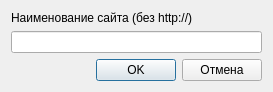
<?xml version="1.0" encoding="UTF-8"?>
<ui version="4.0">
 <class>DialogHostName</class>
 <widget class="QDialog" name="DialogHostName">
  <property name="geometry">
   <rect>
    <x>0</x>
    <y>0</y>
    <width>273</width>
    <height>88</height>
   </rect>
  </property>
  <property name="windowTitle">
   <string>Хост</string>
  </property>
  <layout class="QVBoxLayout" name="verticalLayout">
   <item>
    <widget class="QLabel" name="label">
     <property name="text">
      <string>Наименование сайта (без http://)</string>
     </property>
    </widget>
   </item>
   <item>
    <widget class="QLineEdit" name="lineEditName"/>
   </item>
   <item>
    <layout class="QHBoxLayout" name="horizontalLayout">
     <item>
      <spacer name="horizontalSpacer">
       <property name="orientation">
        <enum>Qt::Horizontal</enum>
       </property>
       <property name="sizeHint" stdset="0">
        <size>
         <width>40</width>
         <height>20</height>
        </size>
       </property>
      </spacer>
     </item>
     <item>
      <widget class="QPushButton" name="pushButtonOK">
       <property name="text">
        <string>OK</string>
       </property>
      </widget>
     </item>
     <item>
      <widget class="QPushButton" name="pushButtonCancel">
       <property name="text">
        <string>Отмена</string>
       </property>
      </widget>
     </item>
    </layout>
   </item>
  </layout>
 </widget>
 <resources/>
 <connections/>
</ui>
